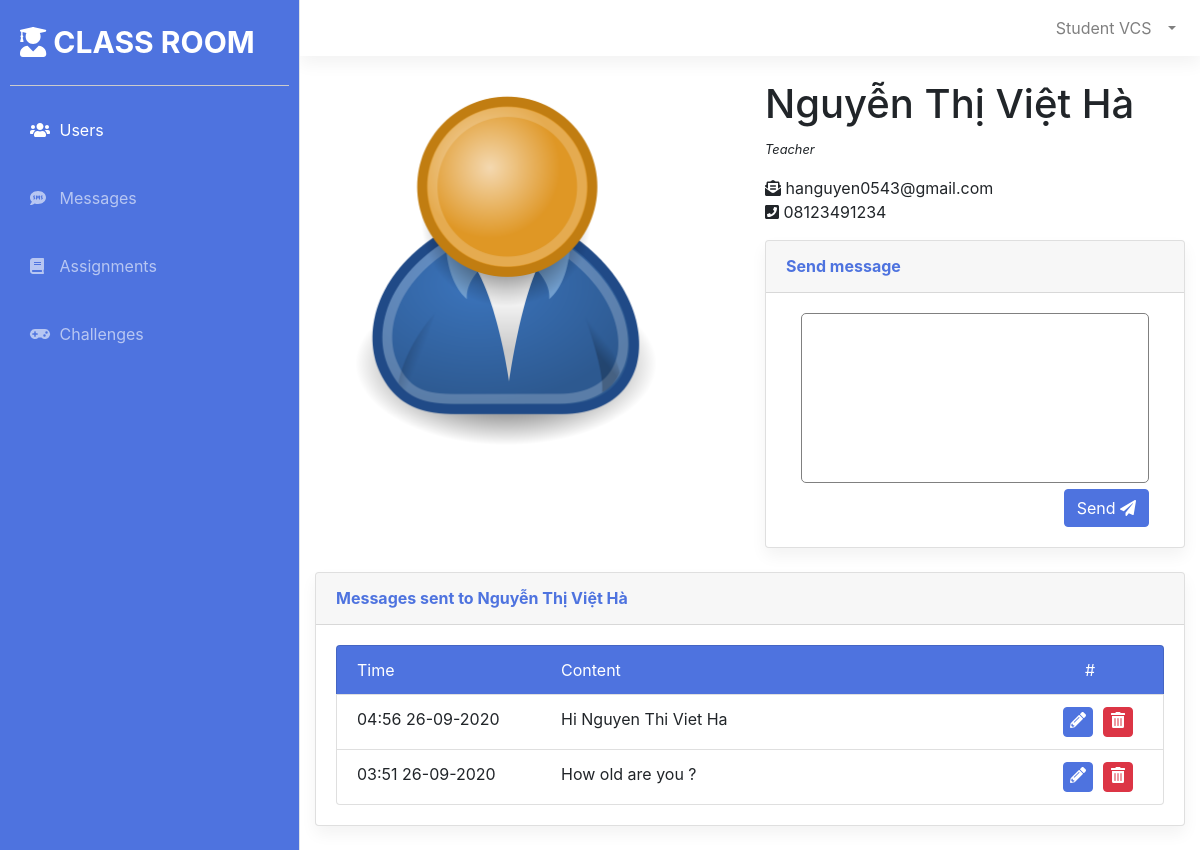
Page /public/views/DetailUser.php?userid=14 (signed in) on the committed database.
### tables this page shows
CREATE TABLE `Users` (
  `UserID` int NOT NULL AUTO_INCREMENT,
  `UserName` text NOT NULL,
  `Password` text NOT NULL,
  `FullName` text NOT NULL,
  `PhoneNumber` text NOT NULL,
  `Email` text NOT NULL,
  `Role` int NOT NULL,
  PRIMARY KEY (`UserID`),
  KEY `Role` (`Role`),
  KEY `Role_2` (`Role`),
  CONSTRAINT `ROLE_FK` FOREIGN KEY (`Role`) REFERENCES `Roles` (`RoleID`) ON DELETE CASCADE
);

CREATE TABLE `Messages` (
  `MessageID` int NOT NULL AUTO_INCREMENT,
  `Content` text NOT NULL,
  `CreateDate` datetime NOT NULL,
  `SendID` int NOT NULL,
  `ReceiveID` int NOT NULL,
  `Seen` tinyint(1) NOT NULL,
  PRIMARY KEY (`MessageID`),
  KEY `SendID` (`SendID`),
  KEY `ReceiveID` (`ReceiveID`),
  CONSTRAINT `RECEIVEID_FK` FOREIGN KEY (`ReceiveID`) REFERENCES `Users` (`UserID`) ON DELETE CASCADE,
  CONSTRAINT `SENDID_FK` FOREIGN KEY (`SendID`) REFERENCES `Users` (`UserID`) ON DELETE CASCADE
);

### admin/dbconnect/dbconnection.php (called while the page is built, shortened)
<?php
class DBConnect {
    function InitConnect() {
        $DB_SERVER='127.0.0.1';
        $DB_USERNAME='root';
        $DB_PASSWORD='cTSChE86a7u8';
        $DB_NAME='StudentManagement';
        $link = mysqli_connect($DB_SERVER, $DB_USERNAME, $DB_PASSWORD, $DB_NAME);
        return $link;
    }
}

### admin/controllers/UserController.php (called while the page is built, shortened)
<?php
require_once '../../admin/dbconnect/dbconnection.php';
require_once '../../admin/models/User.php';
class UserController
{
    private $link;
    function __construct()
    {
        $dbconnect = new DBConnect();
        $this->link = $dbconnect->InitConnect();
    }
    function GetUserById($userId)
    {
        $sql = "SELECT * FROM Users WHERE UserID={$userId}";
        if ($stmt = mysqli_prepare($this->link, $sql)) {
            if (mysqli_stmt_execute($stmt)) {
                mysqli_stmt_store_result($stmt);
                if (mysqli_stmt_num_rows($stmt) == 1) {
                    mysqli_stmt_bind_result($stmt, $id, $username, $password, $fullname, $phonenumber, $email, $role);
                    if (mysqli_stmt_fetch($stmt)) {
                        $user = new User();
                        $user->setUserID($id);
                        $user->setUserName($username);
                        $user->setPassword($password);
                        $user->setFullName($fullname);
                        $user->setPhoneNumber($phonenumber);
                        $user->setEmail($email);
                        $user->setRole($role);
                        return $user;
                    }
                } else {
                    mysqli_stmt_close($stmt);
                    return null;
                }
            } else {
                mysqli_stmt_close($stmt);
                return null;
            }
        }
    }
}

### admin/models/User.php (called while the page is built, shortened)
<?php
class User {
    private $UserID;
    private $FullName;
    private $PhoneNumber;
    private $Email;
    private $Role;
    function getRole() {
        return $this->Role;
    }
    function setRole($Role): void {
        $this->Role = $Role;
    }
    function getFullName() {
        return $this->FullName;
    }
    function getPhoneNumber() {
        return $this->PhoneNumber;
    }
    function getEmail() {
        return $this->Email;
    }
    function getUserID() {
        return $this->UserID;
    }
    function setUserID($UserID): void {
        $this->UserID = $UserID;
    }
    function setFullName($FullName): void {
        $this->FullName = $FullName;
    }
    function setPhoneNumber($PhoneNumber): void {
        $this->PhoneNumber = $PhoneNumber;
    }
    function setEmail($Email): void {
        $this->Email = $Email;
    }
}

### admin/controllers/MessageController.php (called while the page is built, shortened)
<?php
require_once '../../admin/dbconnect/dbconnection.php';
require_once '../../admin/models/Message.php';
class MessageController
{
    private $link;
    function __construct()
    {
        $dbconnect = new DBConnect();
        $this->link = $dbconnect->InitConnect();
    }
    function GetSentMessages($sendid, $receiveid)
    {
        $messageList = [];
        $sql = "SELECT * FROM Messages WHERE SendID={$sendid} AND ReceiveID={$receiveid} ORDER BY CreateDate DESC";
        $rs = $this->link->query($sql);
        if ($rs->num_rows > 0) {
            while ($row = $rs->fetch_assoc()) {
                $mess = new Message();
                $mess->setMessageID($row["MessageID"]);
                $mess->setContent($row["Content"]);
                $mess->setCreateDate(date("H:i  d-m-Y", strtotime($row["CreateDate"])));
                $mess->setSeen($row["Seen"]);
                array_push($messageList, $mess);
            }
        }
        return $messageList;
    }
}

### admin/models/Message.php (called while the page is built, shortened)
<?php
class Message
{
    private $MessageID;
    private $Content;
    private $CreateDate;
    function getMessageID()
    {
        return $this->MessageID;
    }
    function getContent()
    {
        return $this->Content;
    }
    function getCreateDate()
    {
        return $this->CreateDate;
    }
    function setMessageID($MessageID): void
    {
        $this->MessageID = $MessageID;
    }
    function setContent($Content): void
    {
        $this->Content = $Content;
    }
    function setCreateDate($CreateDate): void
    {
        $this->CreateDate = $CreateDate;
    }
}

### public/views/DetailUser.php (the view, shortened to what this page needs)
<?php
require_once '../../admin/controllers/UserController.php';
require_once '../../admin/models/User.php';
require_once '../../admin/controllers/MessageController.php';
require_once '../../admin/models/Message.php';
if ($_SERVER["REQUEST_METHOD"] == "GET") {
    $userId = $_GET["userid"];
    $controller = new UserController();
    $rs = $controller->GetUserById($userId);
}
?>
<!DOCTYPE html>
<html lang="en">
<head>
    <link href="../lib/bootstrap/css/bootstrap.min.css" rel="stylesheet" type="text/css">
    <link href="../css/sidebar.css" rel="stylesheet">
    <link href="../css/detailuser.css" rel="stylesheet">
</head>
<body>
    <div class="d-flex" id="wrapper">
        <?php include 'commons/Sidebar.php' ?>
        <div id="page-content-wrapper">
            <div id="content-wrapper" class="d-flex flex-column">
                <div id="content">
                    <?php include 'commons/Navtop.php' ?>
                    <div class="container">
                        <div class="row">
                            <div class="col">
                                <img style="width: 91%;" src="../assets/images/user_icon.png" alt="" class="img-rounded img-responsive" />
                            </div>
                            <div class="col">
                                <blockquote>
                                    <h1><?php echo $rs->getFullName() ?></h1> <small><cite title="Source Title">
                                        <?php
                                        if($rs->getRole() == 2){
                                            echo "Teacher";
                                        }
                                        else{
                                            echo "Student";
                                        }
                                        ?>
                                    </cite></small>
                                </blockquote>
                                <p>
                                    <i class="fas fa-envelope-open-text"></i> <?php echo $rs->getEmail() ?>
                                    <br /> <i class="fas fa-phone-square"></i> <?php echo $rs->getPhoneNumber() ?>
                                </p>
                                <div class="card shadow mb-4">
                                    <div class="card-header py-3">
                                        <h6 class="m-0 font-weight-bold">Send message</h6>
                                    </div>
                                    <div class="card-body">
                                        <form action="../controllers/SendMessageController.php" method="POST">
                                            <div class="col">
                                                <textarea name="message" required></textarea>
                                            </div>
                                            <div class="col">
                                                <button style="float: right;" class="btn btn-primary" type="submit">Send <i class="fas fa-paper-plane"></i></button>
                                            </div>
                                        </form>
                                    </div>
                                </div>
                            </div>
                        </div>
                    </div>
                    <div class="container">
                        <div class="card shadow mb-4">
                            <div class="card-header py-3">
                                <h6 class="m-0 font-weight-bold">Messages sent to <?php echo $rs->getFullName() ?></h6>
                            </div>
                            <div class="card-body">
                                <ul class="list-group">
                                    <li class='list-group-item' style="color: white; background-color: #4e73df">
                                        <div class='row'>
                                            <div class='col-3'>Time</div>
                                            <div class='col-sm-7'>Content</div>
                                            <div class="col-2" style="text-align: center">#</div>
                                        </div>
                                    </li>
                                    <?php
                                    $messController = new MessageController();
                                    $messList = $messController->GetSentMessages($_SESSION["id"], $rs->getUserID());
                                    if (sizeof($messList) == 0) {
                                        echo "<li class='list-group-item'>
                                                No message sent
                                            </li>";
                                    } else {
                                        foreach ($messList as $mess) {
                                            echo "<li class='list-group-item'>
                                                    <div class='row'>
                                                        <div class='col-3'>{$mess->getCreateDate()}</div>
                                                        <div messid='{$mess->getMessageID()}' class='col-sm-7'>{$mess->getContent()}</div>
                                                        <div class='col-2'>
                                                            <a messid='{$mess->getMessageID()}' userid='{$userId}' data-toggle='modal' data-target='#deleteMessModal' href='#' class='btn btn-danger delete-mess'><i class='fas fa-trash-alt'></i></a>
                                                            <a class='btn btn-primary edit-mess' messid='{$mess->getMessageID()}' content='{$mess->getContent()}' data-toggle='modal' data-target='#editMessModal' href='#'><i class='fas fa-pencil-alt'></i></a>
                                                        </div>
                                                    </div>
                                                </li>";
                                        }
                                    }
                                    ?>
                                </ul>
                            </div>
                        </div>
                    </div>
                </div>
            </div>
        </div>
    </div>
</body>
</html>

### public/css/sidebar.css (style rules this page uses)
:root { --main-bg-color: #4e73df; }
#wrapper { overflow-x: hidden; }
#page-content-wrapper { min-width: 100vw; margin-left: 300px; }
@media (min-width: 768px) { #page-content-wrapper { min-width: 0; width: 100%; } }
.shadow { box-shadow: 0 0.5rem 1rem rgba(0, 0, 0, 0.05) !important; }
body { font-size: 16px!important; font-family: "Nunito", -apple-system,system-ui,BlinkMacSystemFont,"Segoe UI",Roboto,"Helvetica Neue",Arial,sans-serif, "Apple Color Emoji","Segoe UI Emoji","Segoe UI Symbol","Noto Color Emoji"; }
.btn { font-size: 16px!important; }
.card-header h6 { color: var(--main-bg-color); }
.btn-primary { background-color: var(--main-bg-color); outline-color: var(--main-bg-color); border: 1px solid var(--main-bg-color); }

### public/css/detailuser.css (style rules this page uses)
textarea[name="message"] { width: 100%; height: 170px; border-radius: 5px; border-color: gray; outline: none; resize: none; }
.list-group-item a { width: 30px; height: 30px; margin: 0; padding: 0; font-size: 20px; float: right; color: white!important; margin-right: 10px; }

### rows in the picture
users: FullName "Nguyễn Thị Việt Hà", Email "hanguyen0543@gmail.com", PhoneNumber "08123491234"
messages: CreateDate "04:56 26-09-2020", Content "Hi Nguyen Thi Viet Ha"
messages: CreateDate "03:51 26-09-2020", Content "How old are you ?"

### other values in the picture
$_SESSION["fullname"] "Student VCS"
